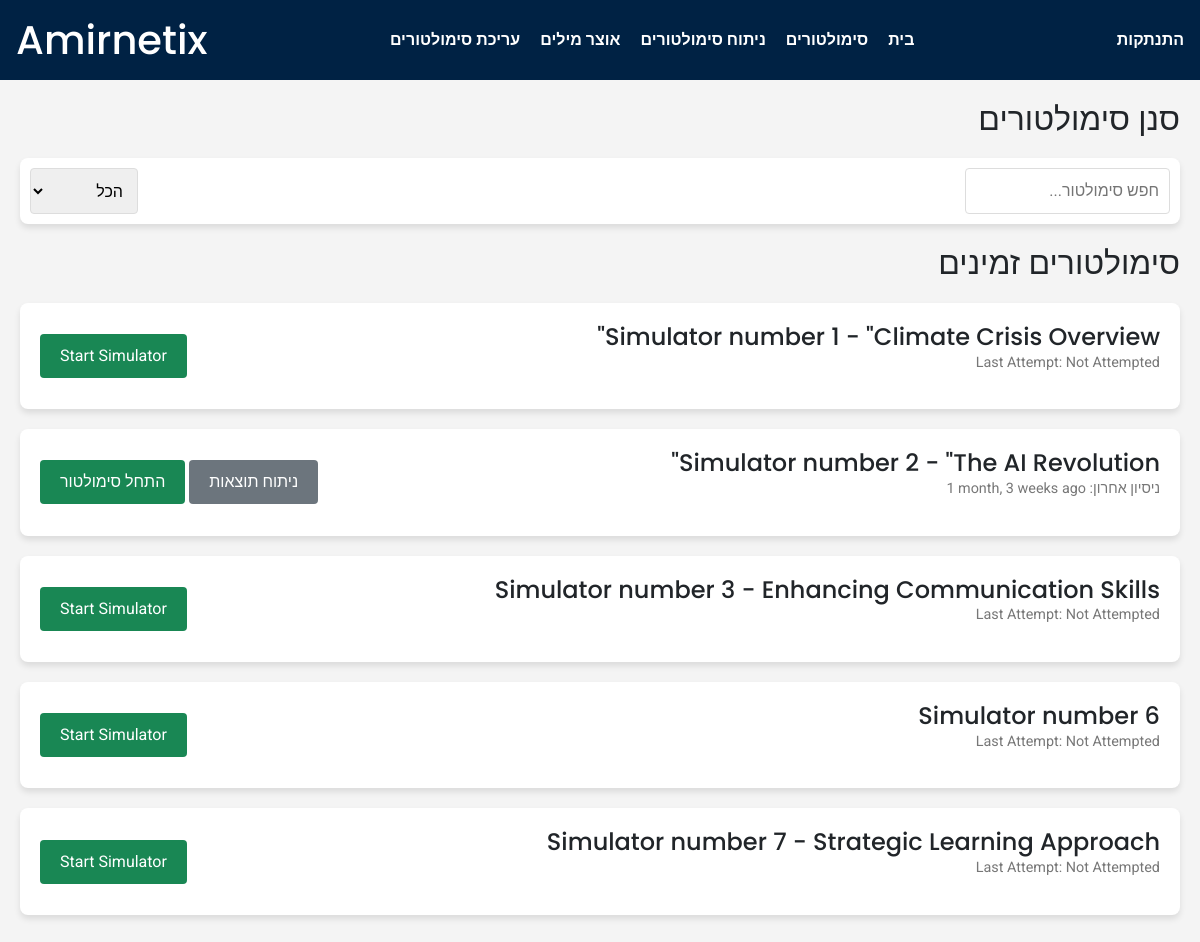
/Simulator/ (signed in), run on an earlier commit of the app's database.
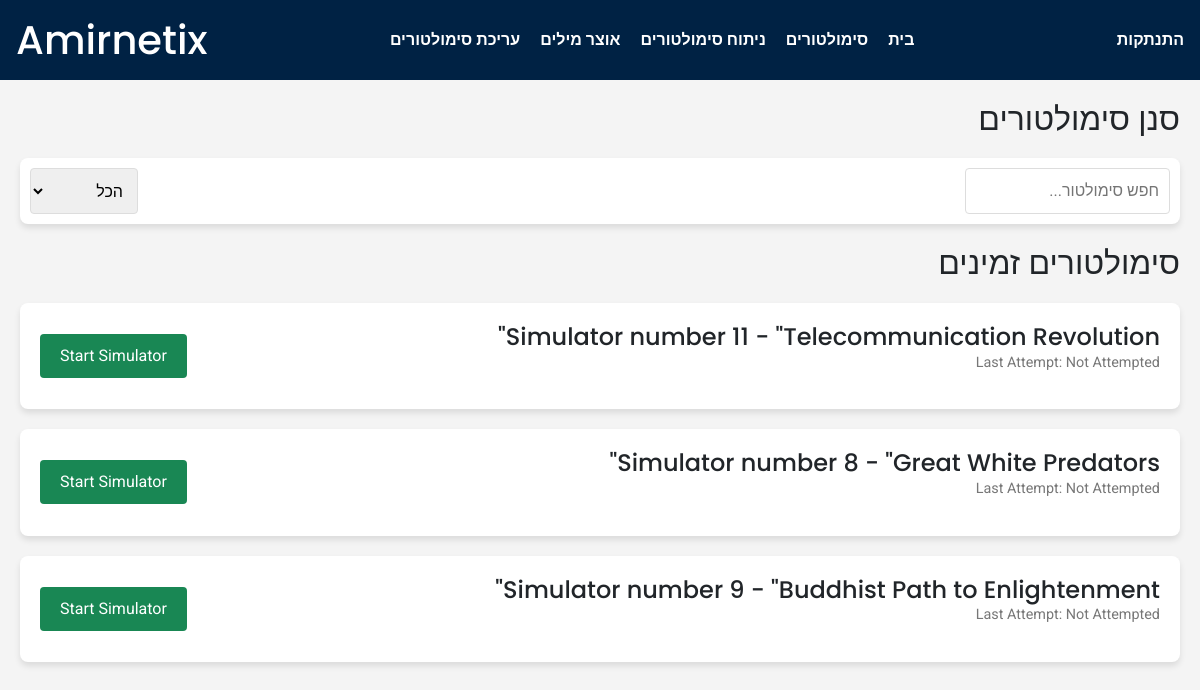
And on a later commit of the database.
### Simulator/models.py (models this page shows, shortened)
class Simulator(models.Model):
    name = models.CharField(max_length=100)
    description = models.TextField(blank=True, null=True)
    level = models.IntegerField(choices=SimulatorLevel.choices, default=SimulatorLevel.MIX)
    create_date = models.DateField(auto_now_add=True)
    def __str__(self):
        return self.name
    def get_last_attempt(self, user: CustomUser):
        try:
            return SimulatorAttempt.objects.filter(user=user, simulator=self).order_by('-start_time').first()
        except:
            return None

class SimulatorAttempt(models.Model):
    user = models.ForeignKey(CustomUser, on_delete=models.CASCADE, related_name='simulator_attempts')
    simulator = models.ForeignKey(Simulator, on_delete=models.CASCADE, related_name='attempts')
    start_time = models.DateTimeField(auto_now_add=True)
    end_time = models.DateTimeField(blank=True, null=True)
    def __str__(self):
        return f"{self.user.username} - {self.simulator.name} - Attempt on {self.start_time}"

### Simulator/views.py (the view)
# urls.py: path("", views.index,name='analysis'),
def index(request):
    simulators_to_exclude = Get_SimulatorsIds_To_Exclude()
    simulators_to_exclude.append(6)
    all_simulators = Simulator.objects.exclude(id__in = simulators_to_exclude)
    all_simulator_attempts = []
    user = request.user
    if user is not None:
        for simulator in all_simulators:
            if simulator.get_last_attempt(user) is not None:
                all_simulator_attempts.append({'simulator' : simulator, 'last_attempt' : simulator.get_last_attempt(user)})
            else:
                print(f"simulator: {simulator}")
                print(f"last_attempt: {simulator.get_last_attempt(user)}")
                all_simulator_attempts.append({'simulator' : simulator})
        print(all_simulator_attempts)
        return render(request,'Simulator/index.html', {
            'all_simulators' : all_simulator_attempts
        })
    return render(request,'Simulator/index.html',{
        'all_simulators' : all_simulator_attempts
    })

### Simulator/views.py (called while the page is built)
def Get_SimulatorsIds_To_Exclude() -> list:
    return [-1,0]

### Simulator/templates/Simulator/index.html (shortened to what this page needs)
{% extends "Simulator/layout.html" %}
{% block body %}
    <div class="container">
        {% if user.is_authenticated %}
        <h2>סנן סימולטורים</h2>
        <div class="filter-section">
            <input type="text" id="search-bar" placeholder="חפש סימולטור..." onkeyup="filterSimulators()">
            <select name="status" id="status-filter" onchange="filterSimulators()">
                <option value="all">הכל</option>
            </select>
        </div>
        <h2>סימולטורים זמינים</h2>
        <div id="simulator-list" class="simulator-list">
        {% if all_simulators %}
        {% for simulator_attempt in all_simulators %}
            {% if simulator_attempt.last_attempt %}
            <div class="simulator-card" data-level="{{simulator_attempt.simulator.level}}" data-status="done">
                <div>
                    <h3>{{simulator_attempt.simulator.name}}</h3>
                    <p class="details">ניסיון אחרון: <span dir="ltr">{{simulator_attempt.last_attempt.start_time|timesince}} ago</span></p>
                </div>
                <div>
                    <a href="{% url 'analyze_simulator' simulator_id=simulator_attempt.last_attempt.id%}" class="btn btn-secondary">ניתוח תוצאות</a>
                    <a href="{% url 'start_simulator' simulator_id=simulator_attempt.simulator.id %}" class="btn btn-success">התחל סימולטור</a>
                </div>
            </div>
            {% else %}
            <div class="simulator-card" data-level="{{simulator_attempt.simulator.level}}" data-status="not-done">
                <div>
                    <h3>{{simulator_attempt.simulator.name}}</h3>
                    <p class="details">Last Attempt: Not Attempted</p>
                </div>
                <a href="{% url 'start_simulator' simulator_id=simulator_attempt.simulator.id %}" class="btn btn-success">Start Simulator</a>
            </div>
            {% endif %}
        {% endfor %}
        {% endif %}
        </div>
        {% endif %}
    </div>
{% endblock %}

What changed in the data, as far as the page shows it:
removed Simulator: simulator.name "Simulator number 1 - \"Climate Crisis Overview\""
removed Simulator: simulator.name "Simulator number 2 - \"The AI Revolution\"", last_attempt.start_time "1 month, 3 weeks"
removed Simulator: simulator.name "Simulator number 3 - Enhancing Communication Skills"
removed Simulator: simulator.name "Simulator number 6"
removed Simulator: simulator.name "Simulator number 7 - Strategic Learning Approach"
added Simulator: simulator.name "Simulator number 11 - \"Telecommunication Revolution\""
added Simulator: simulator.name "Simulator number 8 - \"Great White Predators\""
added Simulator: simulator.name "Simulator number 9 - \"Buddhist Path to Enlightenment\""
